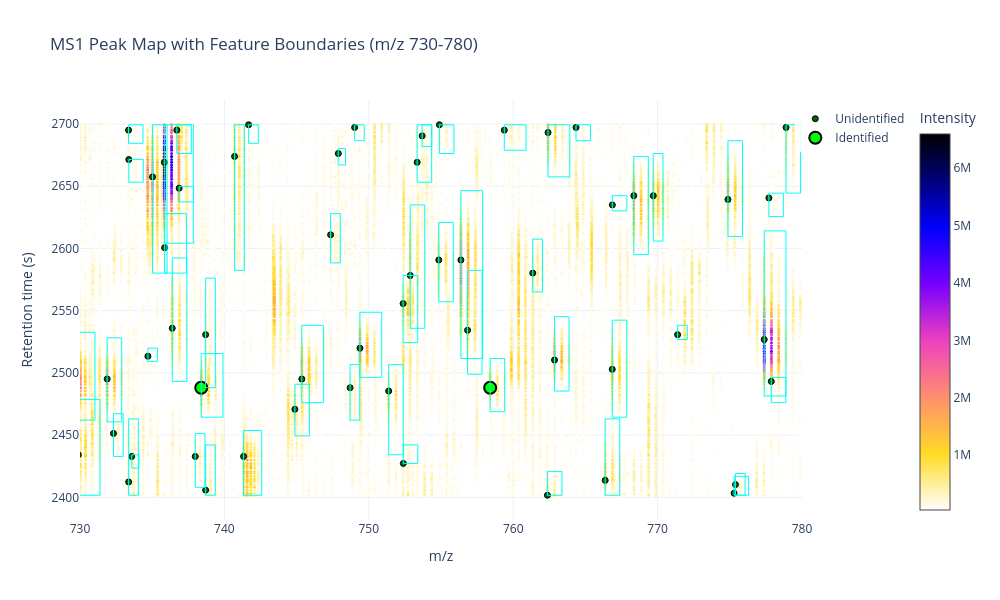

Notebook source saved alongside this figure:
### Code cell
# Plot MS1 peak map with feature boundaries using Plotly
# Using m/z region 730-780 which contains identified features
import plotly.graph_objects as go

mz_min, mz_max = 730, 780

exp.updateRanges()

# Collect raw MS1 peaks in the region
peak_data = {"mz": [], "rt": [], "intensity": []}
for spec in exp:
    if spec.getMSLevel() == 1:
        mz, intensity = spec.get_peaks()
        mask = (mz >= mz_min) & (mz <= mz_max)
        mz_filt = mz[mask]
        intensity_filt = intensity[mask]
        if len(mz_filt) > 0:
            rt_val = spec.getRT()
            peak_data["mz"].extend(mz_filt)
            peak_data["rt"].extend([rt_val] * len(mz_filt))
            peak_data["intensity"].extend(intensity_filt)

# Sort by intensity so high-intensity points are drawn on top
peak_df = pd.DataFrame(peak_data).sort_values("intensity")

# Colorscale matching matplotlib's gnuplot2_r
# Goes from white (low) → yellow → orange/pink → magenta → purple → blue → black (high)
gnuplot2_r = [
    [0.00, "rgb(255, 255, 255)"],
    [0.15, "rgb(255, 219, 35)"],
    [0.30, "rgb(255, 143, 111)"],
    [0.45, "rgb(238, 65, 189)"],
    [0.60, "rgb(119, 0, 255)"],
    [0.75, "rgb(0, 0, 252)"],
    [0.90, "rgb(0, 0, 99)"],
    [1.00, "rgb(0, 0, 0)"]
]

fig = go.Figure()

# Plot raw MS1 peaks as heatmap
# Scale colormap to visible region intensities
fig.add_trace(go.Scatter(
    x=peak_df["mz"],
    y=peak_df["rt"],
    mode="markers",
    marker=dict(
        size=3,
        color=peak_df["intensity"],
        colorscale=gnuplot2_r,
        cmin=peak_df["intensity"].min(),
        cmax=peak_df["intensity"].max(),
        colorbar=dict(title="Intensity", x=1.15)
    ),
    hovertemplate="m/z: %{x:.4f}<br>RT: %{y:.1f}s<br>Intensity: %{marker.color:.0f}<extra></extra>",
    name="MS1 peaks",
    showlegend=False
))

# Build feature data with proper identification status from Feature objects
# (get_df() doesn't correctly export peptide identifications)
feature_data = []
for f in features:
    pep_ids = f.getPeptideIdentifications()
    seq = None
    if pep_ids:
        hits = pep_ids[0].getHits()
        if hits:
            seq = str(hits[0].getSequence())

    hulls = f.getConvexHulls()
    if hulls:
        points = hulls[0].getHullPoints()
        rts = [p[0] for p in points]
        mzs = [p[1] for p in points]
        feature_data.append({
            "mz": f.getMZ(),
            "rt": f.getRT(),
            "mz_start": min(mzs),
            "mz_end": max(mzs),
            "rt_start": min(rts),
            "rt_end": max(rts),
            "peptide_sequence": seq
        })

df_features = pd.DataFrame(feature_data)

# Filter to region
df_region = df_features[(df_features["mz_start"] < mz_max) & (df_features["mz_end"] > mz_min)]

# Add feature bounding boxes as cyan rectangles
shapes = []
for _, row in df_region.iterrows():
    shapes.append(dict(
        type="rect",
        x0=row["mz_start"],
        x1=row["mz_end"],
        y0=row["rt_start"],
        y1=row["rt_end"],
        line=dict(color="cyan", width=1),
        fillcolor="rgba(0,0,0,0)"
    ))

# Split features by identification status
df_identified = df_region[df_region["peptide_sequence"].notna()]
df_unidentified = df_region[df_region["peptide_sequence"].isna()]

# Add unidentified feature centroid markers (dark green, smaller)
if len(df_unidentified) > 0:
    fig.add_trace(go.Scatter(
        x=df_unidentified["mz"],
        y=df_unidentified["rt"],
        mode="markers",
        marker=dict(
            size=6,
            color="darkgreen",
            line=dict(color="black", width=1),
            symbol="circle"
        ),
        hovertemplate="Unidentified feature<br>m/z: %{x:.4f}<br>RT: %{y:.1f}s<extra></extra>",
        name="Unidentified"
    ))

# Add identified feature centroid markers (bright green, double size)
if len(df_identified) > 0:
    fig.add_trace(go.Scatter(
        x=df_identified["mz"],
        y=df_identified["rt"],
        mode="markers",
        marker=dict(
            size=12,
            color="lime",
            line=dict(color="black", width=2),
            symbol="circle"
        ),
        hovertemplate="Identified: %{customdata}<br>m/z: %{x:.4f}<br>RT: %{y:.1f}s<extra></extra>",
        customdata=df_identified["peptide_sequence"],
        name="Identified"
    ))

fig.update_layout(
    shapes=shapes,
    title=f"MS1 Peak Map with Feature Boundaries (m/z {mz_min}-{mz_max})",
    xaxis_title="m/z",
    yaxis_title="Retention time (s)",
    xaxis=dict(range=[mz_min, mz_max]),
    width=1000,
    height=600,
    margin=dict(r=150),  # Extra right margin for colorbar
    template="plotly_white",
    legend=dict(
        yanchor="top",
        y=0.99,
        xanchor="right",
        x=1.15,
        bgcolor="rgba(255,255,255,0.9)"
    )
)

fig.show()

n_id = len(df_identified)
n_unid = len(df_unidentified)
print(f"Features in region: {len(df_region)} (identified: {n_id}, unidentified: {n_unid})")

### Figure 1 — Plotly figure (JSON) as saved in the notebook; plotly's stock layout.template omitted (floating-point values rounded to 4 significant figures; data arrays with more than 128 entries replaced by an {"elided": "..."} marker saying what was removed)
{"data": [{"hovertemplate": "m/z: %{x:.4f}<br>RT: %{y:.1f}s<br>Intensity: %{marker.color:.0f}<extra></extra>", "marker": {"cmax": 6590662, "cmin": 46320.0, "color": {"elided": "22885 float values"}, "colorbar": {"title": {"text": "Intensity"}, "x": 1.15}, "colorscale": [[0, "rgb(255, 255, 255)"], [0.15, "rgb(255, 219, 35)"], [0.3, "rgb(255, 143, 111)"], [0.45, "rgb(238, 65, 189)"], [0.6, "rgb(119, 0, 255)"], [0.75, "rgb(0, 0, 252)"], [0.9, "rgb(0, 0, 99)"], [1, "rgb(0, 0, 0)"]], "size": 3}, "mode": "markers", "name": "MS1 peaks", "showlegend": false, "type": "scatter", "x": {"elided": "22885 float values"}, "y": {"elided": "22885 float values"}}, {"hovertemplate": "Unidentified feature<br>m/z: %{x:.4f}<br>RT: %{y:.1f}s<extra></extra>", "marker": {"color": "darkgreen", "line": {"color": "black", "width": 1}, "size": 6, "symbol": "circle"}, "mode": "markers", "name": "Unidentified", "type": "scatter", "x": [729.7, 729.9, 749.4, 752.4, 735.8, 756.4, 762.4, 777.4, 736.7, 741.3, 777.7, 735.9, 759.4, 774.9, 752.9, 753.7, 740.7, 738.0, 751.4, 777.9, 771.4, 754.9, 769.7, 754.8, 732.3, 768.4, 731.9, 766.4, 762.9, 756.8, 775.3, 775.4, 733.4, 733.4, 762.4, 745.4, 766.9, 778.9, 753.3, 738.7, 749.0, 736.4, 744.9, 764.4, 738.7, 752.4, 748.7, 761.4, 747.4, 733.6, 733.4, 735.0, 734.7, 766.9, 747.9, 741.7, 736.9], "y": [2488.0, 2434.0, 2520.0, 2556.0, 2669.0, 2591.0, 2693.0, 2527.0, 2695.0, 2433.0, 2641.0, 2601.0, 2695.0, 2639.0, 2578.0, 2690.0, 2674.0, 2433.0, 2485.0, 2493.0, 2531.0, 2699.0, 2642.0, 2591.0, 2451.0, 2642.0, 2495.0, 2414.0, 2510.0, 2534.0, 2403.0, 2410.0, 2695.0, 2412.0, 2402.0, 2495.0, 2503.0, 2697.0, 2669.0, 2406.0, 2697.0, 2536.0, 2471.0, 2697.0, 2531.0, 2427.0, 2488.0, 2580.0, 2611.0, 2433.0, 2671.0, 2657.0, 2513.0, 2635.0, 2676.0, 2699.0, 2648.0]}, {"customdata": ["RLFWTDTGINPR", "EALQIKYNFSFR"], "hovertemplate": "Identified: %{customdata}<br>m/z: %{x:.4f}<br>RT: %{y:.1f}s<extra></extra>", "marker": {"color": "lime", "line": {"color": "black", "width": 2}, "size": 12, "symbol": "circle"}, "mode": "markers", "name": "Identified", "type": "scatter", "x": [738.4, 758.4], "y": [2488.0, 2488.0]}], "layout": {"height": 600, "legend": {"bgcolor": "rgba(255,255,255,0.9)", "x": 1.15, "xanchor": "right", "y": 0.99, "yanchor": "top"}, "margin": {"r": 150}, "shapes": [{"fillcolor": "rgba(0,0,0,0)", "line": {"color": "cyan", "width": 1}, "type": "rect", "x0": 729.7, "x1": 731.0, "y0": 2462.0, "y1": 2533.0}, {"fillcolor": "rgba(0,0,0,0)", "line": {"color": "cyan", "width": 1}, "type": "rect", "x0": 729.9, "x1": 731.4, "y0": 2402.0, "y1": 2479.0}, {"fillcolor": "rgba(0,0,0,0)", "line": {"color": "cyan", "width": 1}, "type": "rect", "x0": 749.4, "x1": 750.9, "y0": 2496.0, "y1": 2549.0}, {"fillcolor": "rgba(0,0,0,0)", "line": {"color": "cyan", "width": 1}, "type": "rect", "x0": 752.4, "x1": 753.4, "y0": 2524.0, "y1": 2578.0}, {"fillcolor": "rgba(0,0,0,0)", "line": {"color": "cyan", "width": 1}, "type": "rect", "x0": 735.8, "x1": 737.8, "y0": 2604.0, "y1": 2699.0}, {"fillcolor": "rgba(0,0,0,0)", "line": {"color": "cyan", "width": 1}, "type": "rect", "x0": 756.4, "x1": 757.9, "y0": 2512.0, "y1": 2646.0}, {"fillcolor": "rgba(0,0,0,0)", "line": {"color": "cyan", "width": 1}, "type": "rect", "x0": 738.4, "x1": 739.9, "y0": 2464.0, "y1": 2516.0}, {"fillcolor": "rgba(0,0,0,0)", "line": {"color": "cyan", "width": 1}, "type": "rect", "x0": 762.4, "x1": 763.9, "y0": 2657.0, "y1": 2699.0}, {"fillcolor": "rgba(0,0,0,0)", "line": {"color": "cyan", "width": 1}, "type": "rect", "x0": 777.4, "x1": 778.9, "y0": 2481.0, "y1": 2614.0}, {"fillcolor": "rgba(0,0,0,0)", "line": {"color": "cyan", "width": 1}, "type": "rect", "x0": 736.7, "x1": 737.7, "y0": 2676.0, "y1": 2699.0}, {"fillcolor": "rgba(0,0,0,0)", "line": {"color": "cyan", "width": 1}, "type": "rect", "x0": 741.3, "x1": 742.6, "y0": 2402.0, "y1": 2454.0}, {"fillcolor": "rgba(0,0,0,0)", "line": {"color": "cyan", "width": 1}, "type": "rect", "x0": 777.7, "x1": 778.7, "y0": 2626.0, "y1": 2644.0}, {"fillcolor": "rgba(0,0,0,0)", "line": {"color": "cyan", "width": 1}, "type": "rect", "x0": 735.9, "x1": 737.4, "y0": 2580.0, "y1": 2628.0}, {"fillcolor": "rgba(0,0,0,0)", "line": {"color": "cyan", "width": 1}, "type": "rect", "x0": 759.4, "x1": 760.9, "y0": 2679.0, "y1": 2699.0}, {"fillcolor": "rgba(0,0,0,0)", "line": {"color": "cyan", "width": 1}, "type": "rect", "x0": 774.9, "x1": 775.9, "y0": 2610.0, "y1": 2687.0}, {"fillcolor": "rgba(0,0,0,0)", "line": {"color": "cyan", "width": 1}, "type": "rect", "x0": 752.9, "x1": 753.9, "y0": 2536.0, "y1": 2635.0}, {"fillcolor": "rgba(0,0,0,0)", "line": {"color": "cyan", "width": 1}, "type": "rect", "x0": 753.7, "x1": 754.4, "y0": 2682.0, "y1": 2699.0}, {"fillcolor": "rgba(0,0,0,0)", "line": {"color": "cyan", "width": 1}, "type": "rect", "x0": 758.4, "x1": 759.4, "y0": 2469.0, "y1": 2512.0}, {"fillcolor": "rgba(0,0,0,0)", "line": {"color": "cyan", "width": 1}, "type": "rect", "x0": 740.7, "x1": 741.4, "y0": 2582.0, "y1": 2699.0}, {"fillcolor": "rgba(0,0,0,0)", "line": {"color": "cyan", "width": 1}, "type": "rect", "x0": 738.0, "x1": 738.7, "y0": 2408.0, "y1": 2451.0}, {"fillcolor": "rgba(0,0,0,0)", "line": {"color": "cyan", "width": 1}, "type": "rect", "x0": 751.4, "x1": 752.4, "y0": 2434.0, "y1": 2507.0}, {"fillcolor": "rgba(0,0,0,0)", "line": {"color": "cyan", "width": 1}, "type": "rect", "x0": 777.9, "x1": 778.9, "y0": 2476.0, "y1": 2496.0}, {"fillcolor": "rgba(0,0,0,0)", "line": {"color": "cyan", "width": 1}, "type": "rect", "x0": 771.4, "x1": 772.1, "y0": 2527.0, "y1": 2538.0}, {"fillcolor": "rgba(0,0,0,0)", "line": {"color": "cyan", "width": 1}, "type": "rect", "x0": 754.9, "x1": 755.9, "y0": 2676.0, "y1": 2699.0}, {"fillcolor": "rgba(0,0,0,0)", "line": {"color": "cyan", "width": 1}, "type": "rect", "x0": 769.7, "x1": 770.4, "y0": 2606.0, "y1": 2676.0}, {"fillcolor": "rgba(0,0,0,0)", "line": {"color": "cyan", "width": 1}, "type": "rect", "x0": 754.8, "x1": 755.9, "y0": 2557.0, "y1": 2621.0}, {"fillcolor": "rgba(0,0,0,0)", "line": {"color": "cyan", "width": 1}, "type": "rect", "x0": 732.3, "x1": 733.0, "y0": 2433.0, "y1": 2467.0}, {"fillcolor": "rgba(0,0,0,0)", "line": {"color": "cyan", "width": 1}, "type": "rect", "x0": 768.4, "x1": 769.4, "y0": 2595.0, "y1": 2674.0}, {"fillcolor": "rgba(0,0,0,0)", "line": {"color": "cyan", "width": 1}, "type": "rect", "x0": 731.9, "x1": 732.9, "y0": 2461.0, "y1": 2528.0}, {"fillcolor": "rgba(0,0,0,0)", "line": {"color": "cyan", "width": 1}, "type": "rect", "x0": 766.4, "x1": 767.4, "y0": 2402.0, "y1": 2463.0}, {"fillcolor": "rgba(0,0,0,0)", "line": {"color": "cyan", "width": 1}, "type": "rect", "x0": 762.9, "x1": 763.9, "y0": 2485.0, "y1": 2545.0}, {"fillcolor": "rgba(0,0,0,0)", "line": {"color": "cyan", "width": 1}, "type": "rect", "x0": 756.8, "x1": 757.8, "y0": 2499.0, "y1": 2582.0}, {"fillcolor": "rgba(0,0,0,0)", "line": {"color": "cyan", "width": 1}, "type": "rect", "x0": 775.3, "x1": 776.3, "y0": 2402.0, "y1": 2417.0}, {"fillcolor": "rgba(0,0,0,0)", "line": {"color": "cyan", "width": 1}, "type": "rect", "x0": 775.4, "x1": 776.1, "y0": 2402.0, "y1": 2419.0}, {"fillcolor": "rgba(0,0,0,0)", "line": {"color": "cyan", "width": 1}, "type": "rect", "x0": 733.4, "x1": 734.4, "y0": 2684.0, "y1": 2699.0}, {"fillcolor": "rgba(0,0,0,0)", "line": {"color": "cyan", "width": 1}, "type": "rect", "x0": 733.4, "x1": 734.0, "y0": 2402.0, "y1": 2463.0}, {"fillcolor": "rgba(0,0,0,0)", "line": {"color": "cyan", "width": 1}, "type": "rect", "x0": 762.4, "x1": 763.4, "y0": 2402.0, "y1": 2421.0}, {"fillcolor": "rgba(0,0,0,0)", "line": {"color": "cyan", "width": 1}, "type": "rect", "x0": 745.4, "x1": 746.9, "y0": 2476.0, "y1": 2538.0}, {"fillcolor": "rgba(0,0,0,0)", "line": {"color": "cyan", "width": 1}, "type": "rect", "x0": 766.9, "x1": 767.9, "y0": 2464.0, "y1": 2542.0}, {"fillcolor": "rgba(0,0,0,0)", "line": {"color": "cyan", "width": 1}, "type": "rect", "x0": 778.9, "x1": 779.9, "y0": 2644.0, "y1": 2699.0}, {"fillcolor": "rgba(0,0,0,0)", "line": {"color": "cyan", "width": 1}, "type": "rect", "x0": 753.3, "x1": 754.4, "y0": 2653.0, "y1": 2699.0}, {"fillcolor": "rgba(0,0,0,0)", "line": {"color": "cyan", "width": 1}, "type": "rect", "x0": 738.7, "x1": 739.4, "y0": 2402.0, "y1": 2442.0}, {"fillcolor": "rgba(0,0,0,0)", "line": {"color": "cyan", "width": 1}, "type": "rect", "x0": 749.0, "x1": 749.7, "y0": 2687.0, "y1": 2699.0}, {"fillcolor": "rgba(0,0,0,0)", "line": {"color": "cyan", "width": 1}, "type": "rect", "x0": 736.4, "x1": 737.4, "y0": 2493.0, "y1": 2592.0}, {"fillcolor": "rgba(0,0,0,0)", "line": {"color": "cyan", "width": 1}, "type": "rect", "x0": 744.9, "x1": 745.9, "y0": 2449.0, "y1": 2491.0}, {"fillcolor": "rgba(0,0,0,0)", "line": {"color": "cyan", "width": 1}, "type": "rect", "x0": 764.3, "x1": 765.4, "y0": 2687.0, "y1": 2699.0}, {"fillcolor": "rgba(0,0,0,0)", "line": {"color": "cyan", "width": 1}, "type": "rect", "x0": 738.7, "x1": 739.4, "y0": 2488.0, "y1": 2576.0}, {"fillcolor": "rgba(0,0,0,0)", "line": {"color": "cyan", "width": 1}, "type": "rect", "x0": 752.4, "x1": 753.4, "y0": 2427.0, "y1": 2442.0}, {"fillcolor": "rgba(0,0,0,0)", "line": {"color": "cyan", "width": 1}, "type": "rect", "x0": 748.7, "x1": 749.4, "y0": 2462.0, "y1": 2507.0}, {"fillcolor": "rgba(0,0,0,0)", "line": {"color": "cyan", "width": 1}, "type": "rect", "x0": 761.4, "x1": 762.0, "y0": 2565.0, "y1": 2607.0}, {"fillcolor": "rgba(0,0,0,0)", "line": {"color": "cyan", "width": 1}, "type": "rect", "x0": 747.4, "x1": 748.0, "y0": 2588.0, "y1": 2628.0}, {"fillcolor": "rgba(0,0,0,0)", "line": {"color": "cyan", "width": 1}, "type": "rect", "x0": 733.6, "x1": 734.1, "y0": 2423.0, "y1": 2434.0}, {"fillcolor": "rgba(0,0,0,0)", "line": {"color": "cyan", "width": 1}, "type": "rect", "x0": 733.4, "x1": 734.4, "y0": 2653.0, "y1": 2671.0}, {"fillcolor": "rgba(0,0,0,0)", "line": {"color": "cyan", "width": 1}, "type": "rect", "x0": 735.0, "x1": 736.0, "y0": 2580.0, "y1": 2699.0}, {"fillcolor": "rgba(0,0,0,0)", "line": {"color": "cyan", "width": 1}, "type": "rect", "x0": 734.7, "x1": 735.4, "y0": 2509.0, "y1": 2520.0}, {"fillcolor": "rgba(0,0,0,0)", "line": {"color": "cyan", "width": 1}, "type": "rect", "x0": 766.9, "x1": 767.9, "y0": 2630.0, "y1": 2642.0}, {"fillcolor": "rgba(0,0,0,0)", "line": {"color": "cyan", "width": 1}, "type": "rect", "x0": 747.9, "x1": 748.4, "y0": 2667.0, "y1": 2680.0}, {"fillcolor": "rgba(0,0,0,0)", "line": {"color": "cyan", "width": 1}, "type": "rect", "x0": 741.7, "x1": 742.4, "y0": 2684.0, "y1": 2699.0}, {"fillcolor": "rgba(0,0,0,0)", "line": {"color": "cyan", "width": 1}, "type": "rect", "x0": 736.9, "x1": 737.9, "y0": 2637.0, "y1": 2650.0}], "title": {"text": "MS1 Peak Map with Feature Boundaries (m/z 730-780)"}, "width": 1000, "xaxis": {"range": [730, 780], "title": {"text": "m/z"}}, "yaxis": {"title": {"text": "Retention time (s)"}}}}
